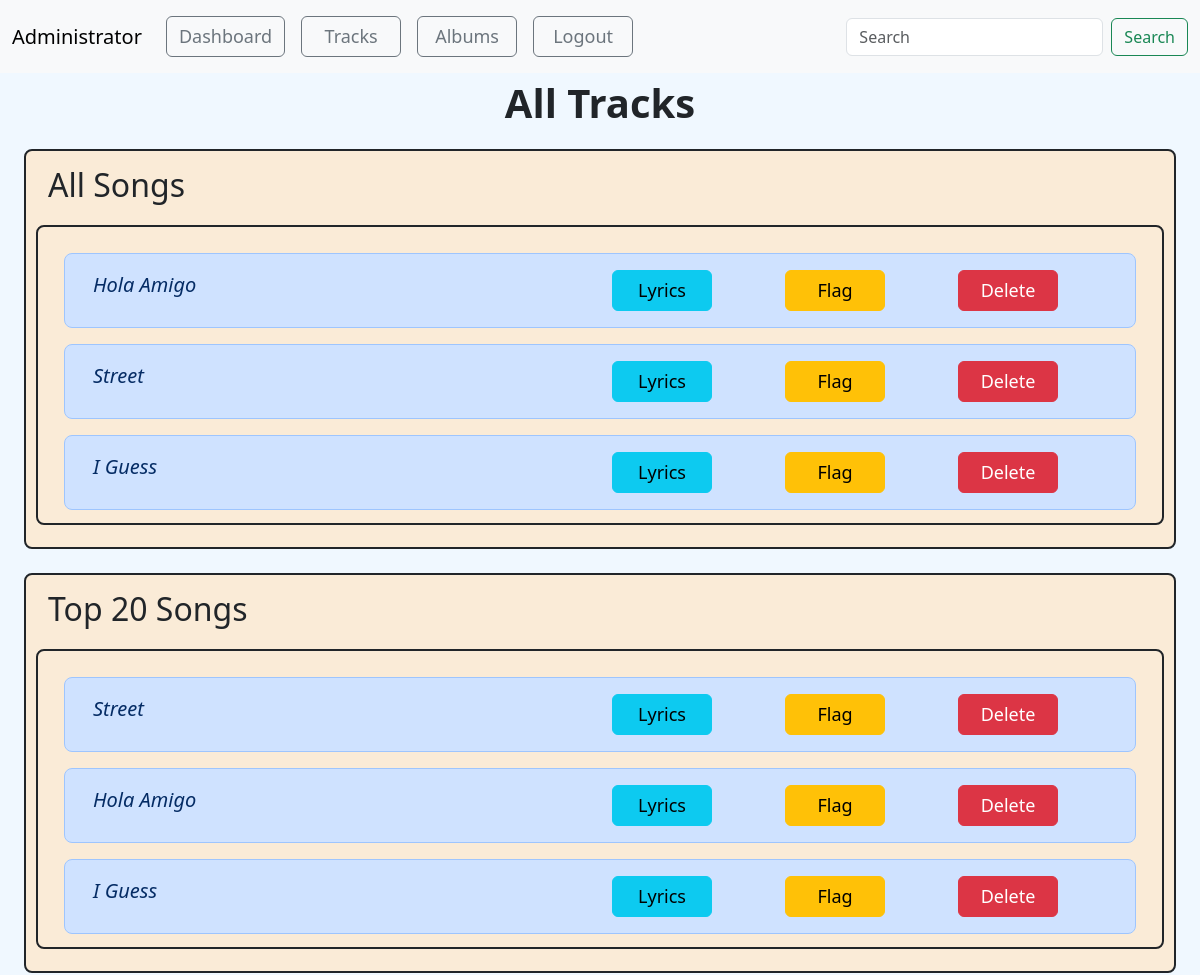
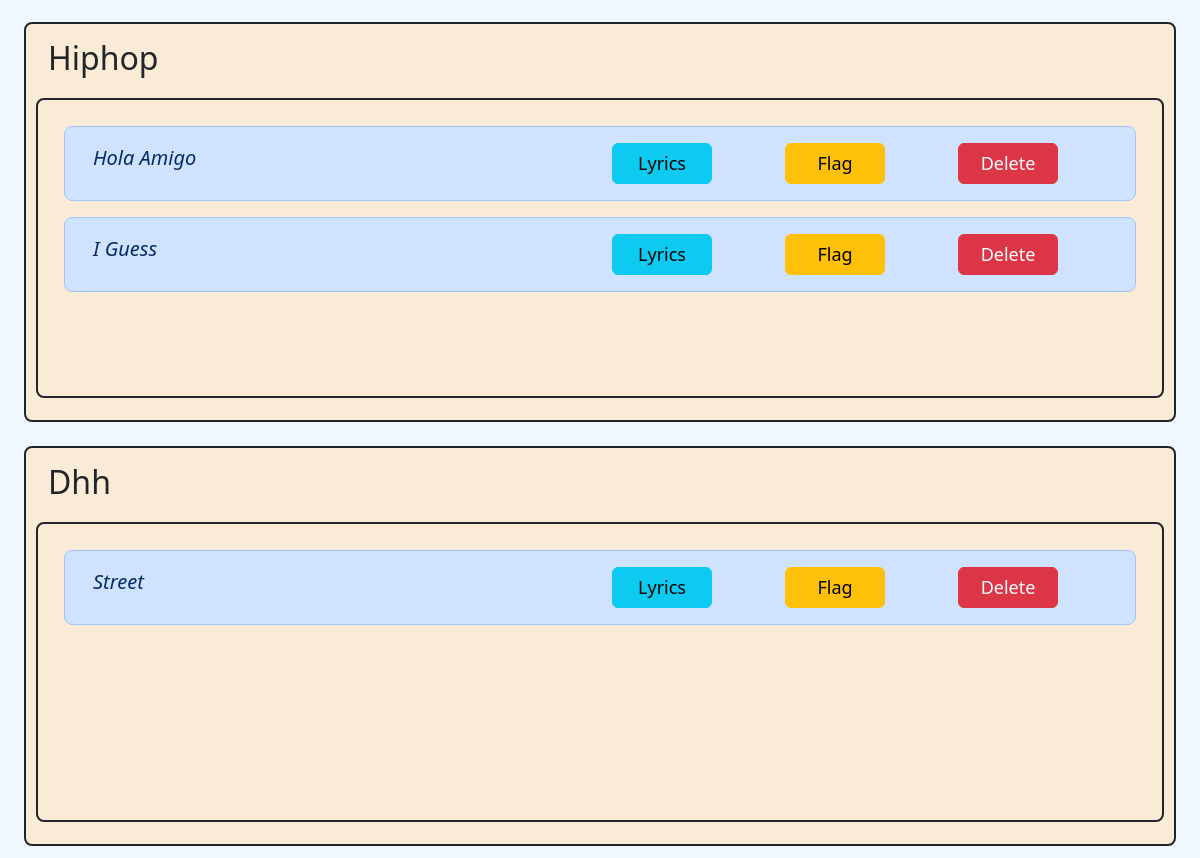
Before: /admin_songs/1 (upper part) with the older database file (2 pictures, top to bottom).
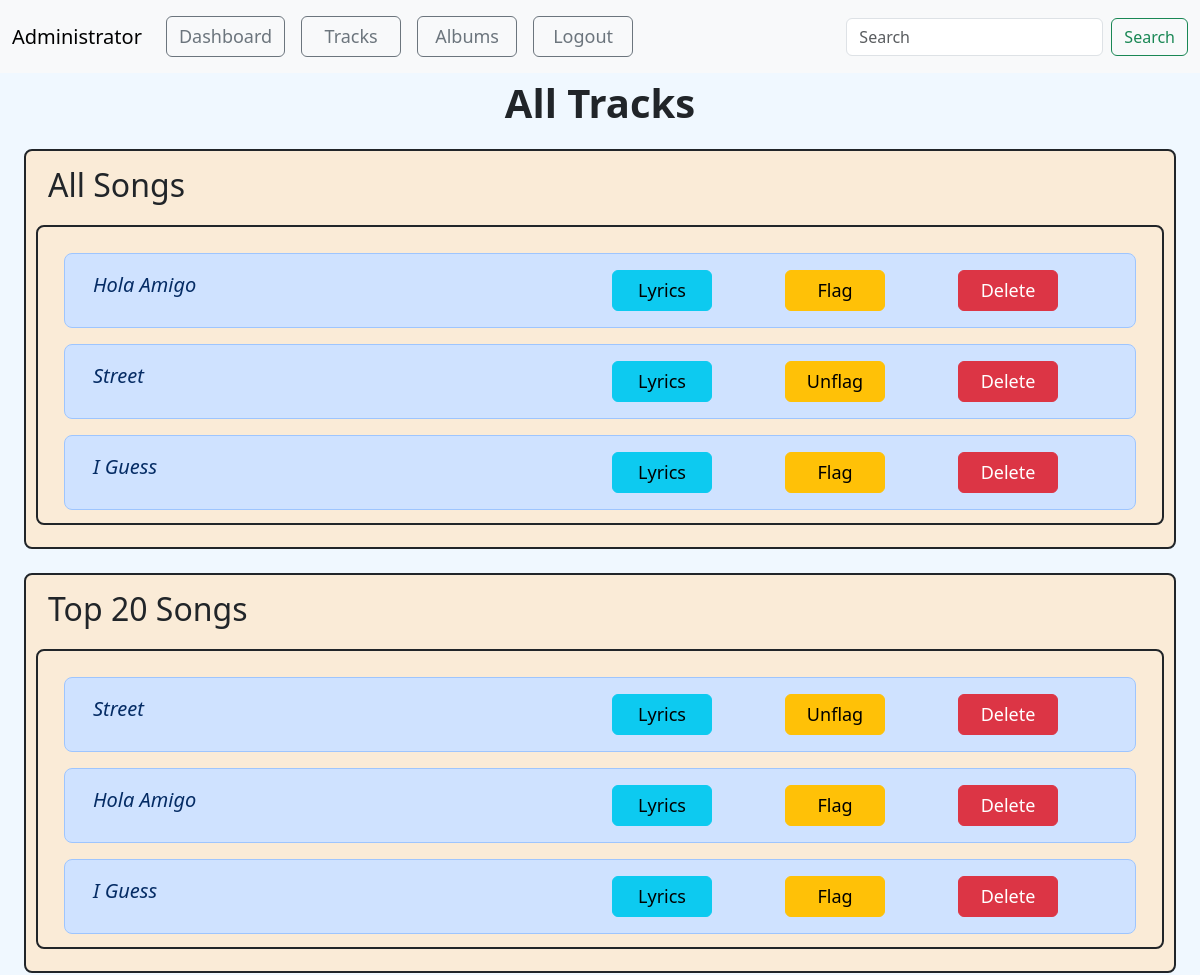
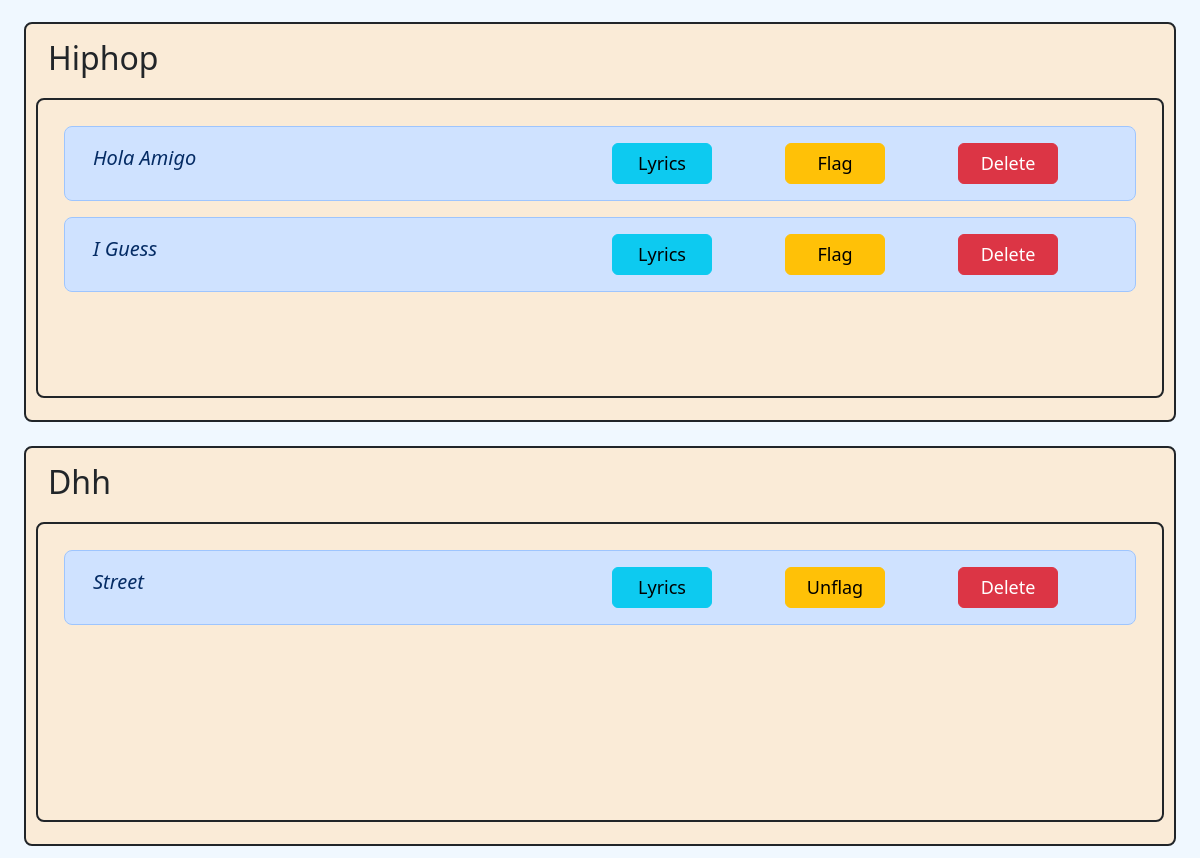
After: the same page with the newer database file (2 pictures, top to bottom).
### model1.py (models this page shows, shortened)
class Song(db.Model):
    song_id = db.Column(db.Integer, primary_key=True)
    song_name = db.Column(db.String(100), nullable=False)
    song_artist = db.Column(db.String(100))
    song_language = db.Column(db.String(30))
    song_genre = db.Column(db.String(50))
    song_lyrics = db.Column(db.Text())   # variable string size
    song_duration = db.Column(db.Integer)  # in seconds
    release_date = db.Column(db.String(20))
    creator_id = db.Column(db.Integer, db.ForeignKey("user.user_id"), nullable=False)
    album_id = db.Column(db.Integer, db.ForeignKey("album.album_id") ,default=None)
    song_path = db.Column(db.String(255),default=None)
    song_thumbnail = db.Column(db.String(255),default=None)
    song_play_count = db.Column(db.Integer, default=0)
    song_flag = db.Column(db.Boolean,default=False)
    song_avg_rating = db.Column(db.Float(), default=0) # included later during devlopement
    creator = db.relationship("User", backref="songs")

### app.py (the view)
@app.route("/admin_songs/<int:a_id>", methods=["GET", "POST"])
def admin_songs(a_id):
    admin = Admin.query.get(a_id)
    songs = Song.query.all()
    genres = Song.query.with_entities(Song.song_genre).distinct().all()
    genre_list = [genre[0] for genre in genres]
    top_songs = Song.query.order_by(Song.song_play_count.desc()).limit(20).all()
    if admin.isloggedin:
        return render_template("admin_songs.html", songs=songs, admin=admin,genres=genre_list,top_songs=top_songs)
    else:
        return redirect("/")

### app.py (called while the page is built)
@app.context_processor
def search_processor():
    return {'searched': request.form.get("searched")}

### templates/admin_songs.html (shortened to what the changed rows need)
<!doctype html>
<html lang="en">
<head>
    <link href="https://cdn.jsdelivr.net/npm/bootstrap@5.3.2/dist/css/bootstrap.min.css" rel="stylesheet"
>
</head>
<body>
<div class="container-fluid songs  min-vh-100">
    <div class="container-fluid ">
        {% if songs|length == 0 %}
        <p>No Songs Availaible</p>
        {% else %}
            <div class="container-fluid border border border-2 rounded-3 border-dark mb-4 overflow-auto" id="songs" >
                <div class="song container border border-2 rounded-3 border-dark m-auto overflow-auto">
                    {% for song in songs %}
                        <div class="row m-3 p-3 text-primary-emphasis bg-primary-subtle border border-primary-subtle rounded-3">
                            <div class="col-6 text-capitalize fs-5 fst-italic">{{song.song_name}}</div>
                            <div class="col"><a class="btn btn-info" href="/admin_song_lyrics/{{admin.admin_id}}/{{song.song_id}}" role="button" style="width: 100px; font-size:large;" >Lyrics</a></div>
                            {% if song.song_flag == false %}
                            <div class="col"><a class="btn btn-warning" href="/flag_song/{{admin.admin_id}}/{{song.song_id}}" role="button" style="width: 100px; font-size:large;">Flag</a></div>
                            {% else %}
                            <div class="col"><a class="btn btn-warning" href="/flag_song/{{admin.admin_id}}/{{song.song_id}}" role="button" style="width: 100px; font-size:large;">Unflag</a></div>
                            {% endif %}
                            <div class="col"><a class="btn btn-danger" href="/admin_delete_song/{{admin.admin_id}}/{{song.song_id}}" role="button" style="width: 100px; font-size:large;">Delete</a></div>
                        </div>
                    {% endfor %}
                </div>
            </div>
            <div class="container-fluid border border border-2 rounded-3 border-dark mb-4 overflow-auto" id="songs" >
                <div class="song container border border-2 rounded-3 border-dark m-auto overflow-auto">
                    {% for song in top_songs %}
                        <div class="row m-3 p-3 text-primary-emphasis bg-primary-subtle border border-primary-subtle rounded-3">
                            <div class="col-6 text-capitalize fs-5 fst-italic">{{song.song_name}}</div>
                            <div class="col"><a class="btn btn-info" href="/admin_song_lyrics/{{admin.admin_id}}/{{song.song_id}}" role="button" style="width: 100px; font-size:large;" >Lyrics</a></div>
                            {% if song.song_flag == false %}
                            <div class="col"><a class="btn btn-warning" href="/flag_song/{{admin.admin_id}}/{{song.song_id}}" role="button" style="width: 100px; font-size:large;">Flag</a></div>
                            {% else %}
                            <div class="col"><a class="btn btn-warning" href="/flag_song/{{admin.admin_id}}/{{song.song_id}}" role="button" style="width: 100px; font-size:large;">Unflag</a></div>
                            {% endif %}
                            <div class="col"><a class="btn btn-danger" href="/admin_delete_song/{{admin.admin_id}}/{{song.song_id}}" role="button" style="width: 100px; font-size:large;">Delete</a></div>
                        </div>
                    {% endfor %}
                </div>
            </div>
            {% for genre in genres %}
                <div class="container-fluid border border border-2 rounded-3 border-dark mb-4 overflow-auto" id="songs" >
                    <div class="container-fluid sticky-sm-top">
                        <p class="text-capitalize fs-2 ">{{genre}}</p>
                    </div>
                    <div class="song container border border-2 rounded-3 border-dark m-auto overflow-auto">
                        {% for song in songs %}
                            {% if song.song_genre == genre %}
                                <div class="row m-3 p-3 text-primary-emphasis bg-primary-subtle border border-primary-subtle rounded-3">
                                    <div class="col-6 text-capitalize fs-5 fst-italic">{{song.song_name}}</div>
                                    <div class="col"><a class="btn btn-info" href="/admin_song_lyrics/{{admin.admin_id}}/{{song.song_id}}" role="button" style="width: 100px; font-size:large;" >Lyrics</a></div>
                                    {% if song.song_flag == false %}
                                    <div class="col"><a class="btn btn-warning" href="/flag_song/{{admin.admin_id}}/{{song.song_id}}" role="button" style="width: 100px; font-size:large;">Flag</a></div>
                                    {% else %}
                                    <div class="col"><a class="btn btn-warning" href="/flag_song/{{admin.admin_id}}/{{song.song_id}}" role="button" style="width: 100px; font-size:large;">Unflag</a></div>
                                    {% endif %}
                                    <div class="col"><a class="btn btn-danger" href="/admin_delete_song/{{admin.admin_id}}/{{song.song_id}}" role="button" style="width: 100px; font-size:large;">Delete</a></div>
                                </div>
                            {% endif %}
                        {% endfor %}
                    </div>
                </div>
            {% endfor %}
        {% endif %}
    </div>
</div>
</body>
</html>

Changed rows visible on the page:
changed Song "Street": song_flag "Flag Flag" → "Unflag Unflag"
Other visible differences:
list line gone: "Flag"
new list line: "Unflag"
